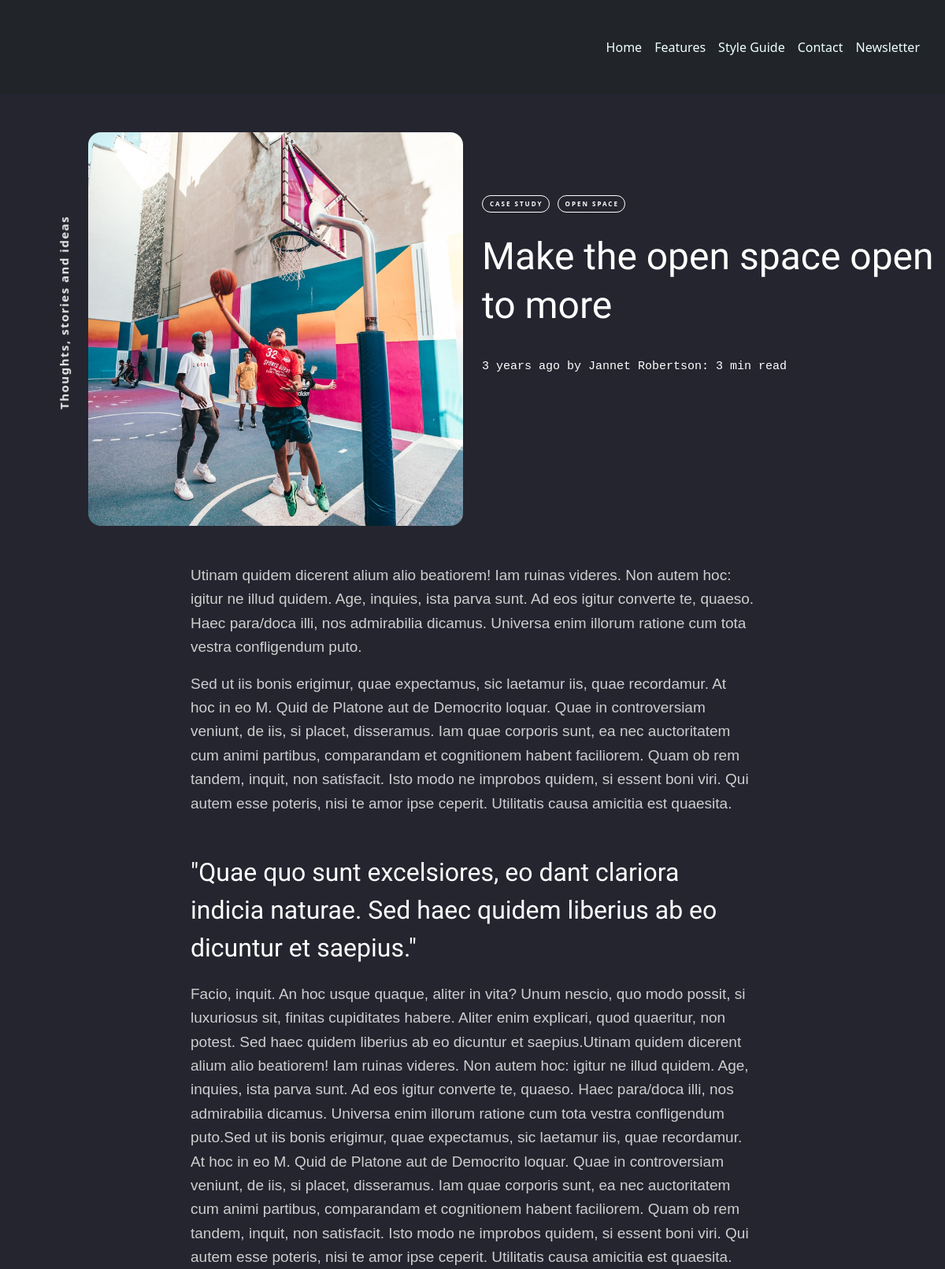
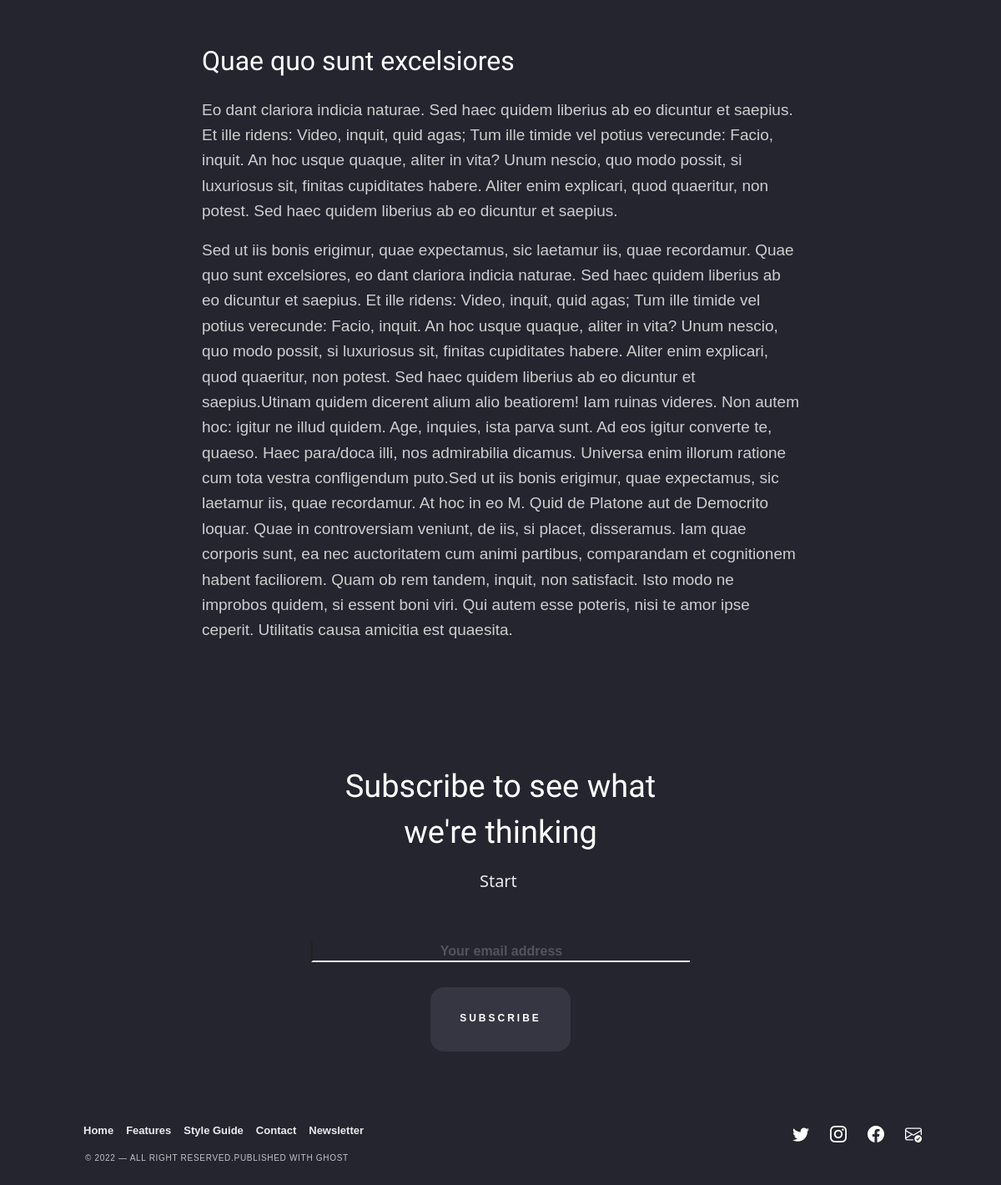
/blogdetails/pmake-the-open-space-open-to-morep, run on the app's committed database (2 pictures, top to bottom).
### service/models.py (models this page shows)
class Service(models.Model):
    service_title = HTMLField(max_length=100)
    service_author = HTMLField(max_length=80)
    service_description = HTMLField()
    service_img = models.FileField(upload_to="service/", max_length=250, null=True, default=None)
    new_slug = AutoSlugField(populate_from='service_title', unique=True, null=True, default=None)

### mydjango/views.py (the view)
# urls.py: path('blogdetails/<slug>', views.details),
def details(request, slug):
    serviceDetails = Service.objects.get(new_slug=slug)
    data = {'serviceDetails': serviceDetails}
    return render(request, "blogdetails.html", data)

### mydjango/templates/blogdetails.html
{% include "header.html" %}
{% load static %}
<div class="container-fluid">
    <div class="row mt-5">
        <div class="col-1">
            <div class="text">
                <h4>Thoughts, stories and ideas</h4>
            </div>
        </div>
        <div class="col-xxl-5 col-xl-5 col-lg-5 col-md-12 col-sm-12">
            <div class="detail-1">
                <img src="/media/{{serviceDetails.service_img}}" alt="">
            </div>
        </div>
        <div class="col-xxl-6 col-xl-6 col-lg-6 col-md-12 col-sm-12">
            <div class="main-data">
                <div class="detail-btn">
                    <button class="btn btn-light">Case Study</button>
                    <button class="btn btn-light">Open Space</button>
                </div>
                <div class="blog-title">
                    {{serviceDetails.service_title | safe}}
                    <pre class="pre-details">3 years ago {{serviceDetails.service_author | safe}}: 3 min read</pre>
                </div>
            </div>
        </div>
    </div>
</div>
<div class="container">
    <div class="row d-flex justify-content-center mt-5">
        <div class="desc">
            {{serviceDetails.service_description | safe}}
        </div>
    </div>
</div>
{% include "footer.html" %}

### mydjango/static/css/style1.css (style rules this page uses)
* { box-sizing: border-box; margin: 0px; padding: 0px; }
body { background-color: #252530 !important; }
.text h4 { color: #ebebeb; font-size: 15px; font-weight: 800; line-height: 1.4; position: fixed; height: 192px; cursor: default; transform: rotate(-90deg) translate(-54%,32px); letter-spacing: 1.5px; }
.detail-1 img { border-radius: 16px; height: 500px; width: 100%; object-fit: cover; }
.detail-btn { display: flex; }
.detail-btn button { margin-right: 10px; font-size: 8px; font-weight: 700; line-height: 1; padding: 6px 7px 6px 9px; letter-spacing: 2px; text-transform: uppercase; border-radius: 25px; color: white; background-color: transparent; border-color: white; }
.blog-title { align-items: center; }
.blog-title h2 { font-size: 48px; font-family: 'Corben', serif; line-height: 62.4px; margin: 25px 0px 35px 0px; color: white; }
.blog-title p { color: white; font-size: 15px; font-family: "Muli", sans-serif; }
.main-data { padding-top: 80px; }
.desc { max-width: 740px; }
.desc p { color: rgb(206, 206, 206); font-family: "Muli", sans-serif; font-weight: 400; font-size: 19px; line-height: 1.6; }
.desc h3 { color: white; font-size: 32px; font-weight: 700px; line-height: 48px; margin-bottom: 20px; margin-top: 48px; font-family: 'Corben', serif; }
.pre-details p { display: inline-block; font-family: monospace; }
.pre-details { color: white; font-size: 15px; }

### data on the page
Service: service_img (picture), service_title "Make the open space open to more", service_author "by Jannet Robertson", service_description "Utinam quidem dicerent alium alio beatiorem! Iam ruinas videres. Non autem hoc: igitur ne illud quidem. Age, inquies, ista parva sunt. Ad eos igitur converte te, quaeso. Haec para/doca illi, nos admirabilia dicamus. Universa enim illorum ratione cum tota vestra confligendum puto. Sed ut iis bonis erigimur, quae expectamus, sic laetamur iis, quae recordamur. At hoc in eo M. Quid de Platone aut de Democrito loquar. Quae in controversiam veniunt, de iis, si placet, disseramus. Iam quae corporis sunt, ea nec auctoritatem cum animi partibus, comparandam et cognitionem habent faciliorem. Quam ob rem tandem, inquit, non satisfacit. Isto modo ne improbos quidem, si essent boni viri. Qui autem esse…"
